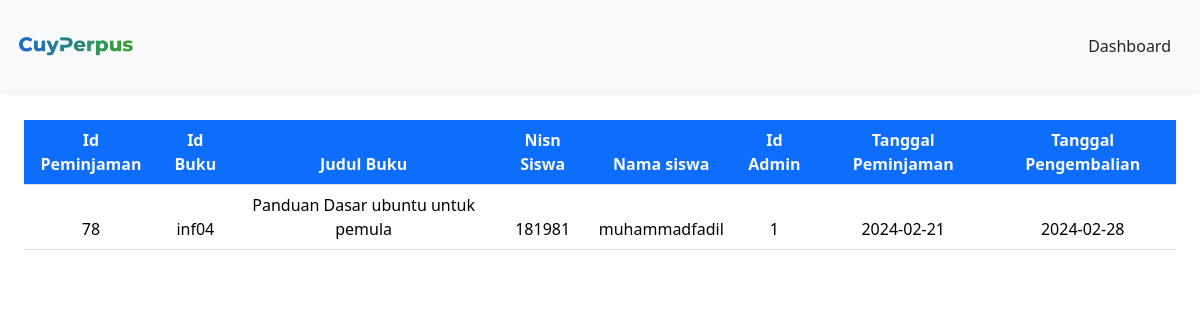
Page /DashboardAdmin/peminjaman/peminjamanBuku.php on the committed database.
### tables this page shows
CREATE TABLE `peminjaman` (
  `id_peminjaman` int(11) NOT NULL,
  `id_buku` varchar(20) NOT NULL,
  `nisn` int(11) NOT NULL,
  `id_admin` int(11) NOT NULL,
  `tgl_peminjaman` date NOT NULL,
  `tgl_pengembalian` date NOT NULL
);

CREATE TABLE `buku` (
  `cover` varchar(255) NOT NULL,
  `id_buku` varchar(20) NOT NULL,
  `kategori` varchar(255) NOT NULL,
  `judul` varchar(255) NOT NULL,
  `pengarang` varchar(255) NOT NULL,
  `penerbit` varchar(255) NOT NULL,
  `tahun_terbit` date NOT NULL,
  `jumlah_halaman` int(11) NOT NULL,
  `buku_deskripsi` text NOT NULL
);

CREATE TABLE `member` (
  `nisn` int(11) NOT NULL,
  `kode_member` varchar(12) NOT NULL,
  `nama` varchar(255) NOT NULL,
  `password` varchar(255) NOT NULL,
  `jenis_kelamin` varchar(20) NOT NULL,
  `no_tlp` varchar(15) NOT NULL,
  `tgl_pendaftaran` date NOT NULL
);

### config/config.php (called while the page is built, shortened)
<?php
$host = "127.0.0.1";
$username = "root";
$password = "";
$database_name = "perpustakaan1";
$connection = mysqli_connect($host, $username, $password, $database_name);
function queryReadData($dataKategori) {
  global $connection;
  $result = mysqli_query($connection, $dataKategori);
  $items = [];
  while($item = mysqli_fetch_assoc($result)) {
    $items[] = $item;
  }
  return $items;
}
?>

### DashboardAdmin/peminjaman/peminjamanBuku.php (the view, shortened to what this page needs)
<?php
require "../../config/config.php";
$dataPeminjam = queryReadData("SELECT peminjaman.id_peminjaman, peminjaman.id_buku, buku.judul, peminjaman.nisn, member.nama, peminjaman.id_admin,  peminjaman.tgl_peminjaman, peminjaman.tgl_pengembalian
FROM peminjaman
INNER JOIN member ON peminjaman.nisn = member.nisn
INNER JOIN buku ON peminjaman.id_buku = buku.id_buku");
?>
<!DOCTYPE html>
<html lang="en">
  <head>
    <link href="https://cdn.jsdelivr.net/npm/bootstrap@5.3.2/dist/css/bootstrap.min.css" rel="stylesheet">
  </head>
  <body>
  <nav class="navbar fixed-top bg-body-tertiary shadow-sm">
      <div class="container-fluid p-3">
        <a class="navbar-brand" href="#">
          <img src="../../assets/logoNav.png" alt="logo" width="120px">
        </a>
        <a class="btn btn-tertiary" href="../dashboardAdmin.php">Dashboard</a>
      </div>
    </nav>
    <div class="p-4 mt-5">
    <div class="mt-5">
      <div class="table-responsive mt-3">
        <table class="table table-striped table-hover">
        <thead class="text-center">
          <tr>
            <th class="bg-primary text-light">Id Peminjaman</th>
            <th class="bg-primary text-light">Id Buku</th>
            <th class="bg-primary text-light">Judul Buku</th>
            <th class="bg-primary text-light">Nisn Siswa</th>
            <th class="bg-primary text-light">Nama siswa</th>
            <th class="bg-primary text-light">Id Admin</th>
            <th class="bg-primary text-light">Tanggal Peminjaman</th>
            <th class="bg-primary text-light">Tanggal Pengembalian</th>
          </tr>
        </thead>
       <?php foreach ($dataPeminjam as $item) : ?>
        <thead class="text-center">
      <tr>
       <td><?= $item["id_peminjaman"]; ?></td>
      <td><?= $item["id_buku"]; ?></td>
      <td><?= $item["judul"]; ?></td>
      <td><?= $item["nisn"]; ?></td>
      <td><?= $item["nama"]; ?></td>
      <td><?= $item["id_admin"]; ?></td>
      <td><?= $item["tgl_peminjaman"]; ?></td>
      <td><?= $item["tgl_pengembalian"]; ?></td>
      </tr>
      </thead>
      <?php endforeach;?>
    </table>
    </div>
    </div>
  </div>
  </body>
</html>

### rows in the picture
peminjaman: id_peminjaman "78", id_buku "inf04", id_buku.judul "Panduan Dasar ubuntu untuk pemula", nisn "181981", nisn.nama "muhammadfadil", id_admin "1", tgl_peminjaman "2024-02-21", tgl_pengembalian "2024-02-28"
